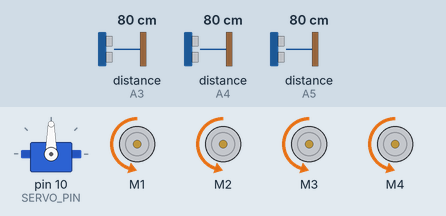
This sketch was run on a simulated Arduino Uno, built with avr-gcc and run on an emulated ATmega328P. Shown: servo, 4 × DC motor (green arrow = forward, orange = backward, longer = faster). The inputs (shaded band) are chosen by the test bench; at power-on: distance to the obstacle (sensors on A3, A4, A5) 80 cm. The echo pulse lasts 58.3 µs per cm.

Above: at 1.2 s.
1.3 s: distance to the obstacle (sensor on A3) set to 22 cm
4.3 s: distance to the obstacle (sensor on A3) set to 18 cm
At 4.61 s:
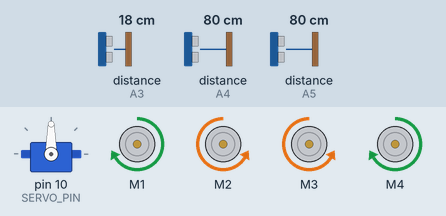
7.3 s: distance to the obstacle (sensor on A4) set to 9 cm
10.3 s: distance to the obstacle (sensor on A3) set to 35 cm
At 10.67 s:
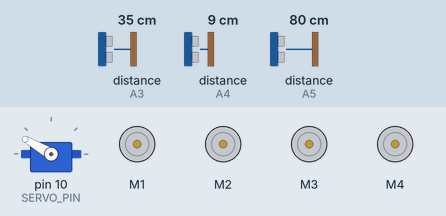
At 11.83 s:
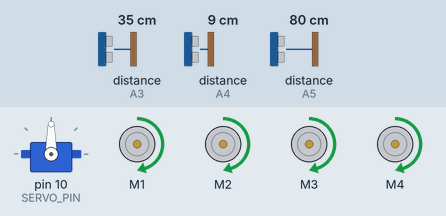
13.3 s: distance to the obstacle (sensor on A4) set to 29 cm
16.3 s: distance to the obstacle (sensor on A4) set to 36 cm
At 16.94 s:
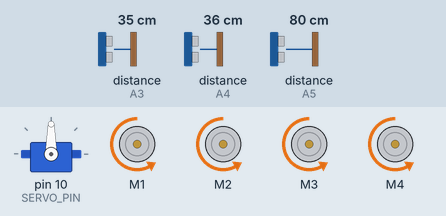
Timing chart, 0 to 62.4 s (numbered marks = the images above; inputs shaded):
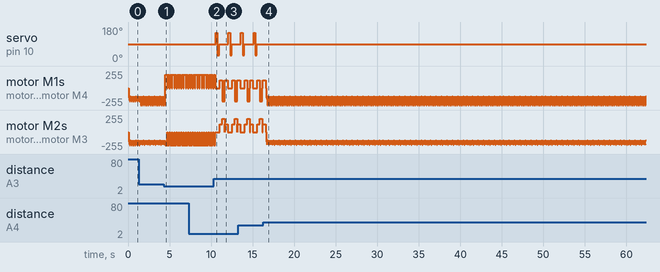

Measured:
- the behaviour switches between 20 and 19 cm on distance to the obstacle (sensor on A3) (found by bisection; images 0 and 1)
- the behaviour switches between 32 and 33 cm on distance to the obstacle (sensor on A4) (found by bisection; images 3 and 4)
- after the input at 10.3 s, servo on pin 10 (SERVO_PIN): 90° → 150° after 0.27 s, → 30° 0.20 s later, → 90° 0.20 s later, → 150° 1.1 s later, … (6 changes in this stretch)
- after the input at 16.3 s, servo on pin 10 (SERVO_PIN): stops changing and stays 90°

The sketch:

Desvia_de_Obstaculo_3s.ino
```cpp
/* ============================================================
   PROJETO: FUNDAMENTOS TECNOLÓGICOS II - PRÁTICAS DE EXTENSÃO
   AUTOR: Mikael Aurio Martins de Pula da Silva
   VERSÃO: 2.4 (Novembro/2025)

   -------------------- HISTÓRICO DAS VERSÕES --------------------

   V1.0 — Primeira Versão (1 sensor central)
   V2.1 — Evolução com 3 sensores
   V2.2 — Melhoria de controle e navegação
   V2.3 — Otimizações gerais, desvio lateral, ré inteligente

   V2.4 — Preferência Configurável de Direção (NOVO)
   - Adicionada variável global PREFERENCIA_GIRO (0=esq, 1=dir)
   - Lógica de desvio frontal agora respeita a preferência primeiro
   - Caso ambas as direções estejam ruins, continua usando o servo para decidir
   - Comentários atualizados e reorganizados

   ---------------------------------------------------------------
   Notas:
   - Mantido o mapeamento físico original dos motores.
   - Código preparado para ambientes estreitos e corredores.
   - Ajuste de limites recomendado após montagem física real.
=========================================================================== */

#include <AFMotor.h>
#include <NewPing.h>
#include <Servo.h>

// ===== CONFIGURAÇÃO DE PREFERÊNCIA DE GIRO =====
// 0 → preferir virar ESQUERDA primeiro
// 1 → preferir virar DIREITA primeiro
int PREFERENCIA_GIRO = 0;   // <<< ALTERE AQUI SE NECESSÁRIO

// ===== MOTORES =====
AF_DCMotor motor1(1, MOTOR12_64KHZ); // frente direita
AF_DCMotor motor2(2, MOTOR12_64KHZ); // frente esquerda
AF_DCMotor motor3(3, MOTOR34_64KHZ); // traseira esquerda
AF_DCMotor motor4(4, MOTOR34_64KHZ); // traseira direita

// ===== SENSORES =====
#define TRIG_CENTRO  A1
#define ECHO_CENTRO  A4
#define TRIG_ESQ     A0
#define ECHO_ESQ     A3
#define TRIG_DIR     A2
#define ECHO_DIR     A5
#define MAX_DIST     250

NewPing sonarCentro(TRIG_CENTRO, ECHO_CENTRO, MAX_DIST);
NewPing sonarEsq(TRIG_ESQ, ECHO_ESQ, MAX_DIST);
NewPing sonarDir(TRIG_DIR, ECHO_DIR, MAX_DIST);

// ===== SERVO =====
Servo servoRadar;
const int SERVO_PIN = 10;
const int ANG_LEFT = 150;
const int ANG_CENTER = 90;
const int ANG_RIGHT = 30;

// ===== PARÂMETROS =====
const int BASE_SPEED_MIN = 120;
const int BASE_SPEED_MAX = 200;
const int SPEED_HOLD = 200;
const int LIMITE_FRENTE = 32;
const int CURVA_MAX = 70;
const int RAMP_STEP = 6;
const int RAMP_DELAY_MS = 10;

// ===== ESTADO =====
int dEsqScan = 0, dDirScan = 0, dCen = 0;

// ===== FUNÇÕES AUX =====
int medir(NewPing &s){
  delay(15);
  int d = s.ping_cm();
  return d == 0 ? 200 : d;
}

// ===== CONTROLE DE MOTORES =====
void setLeftSpeed(int s){ motor2.setSpeed(constrain(s,0,255)); motor3.setSpeed(constrain(s,0,255)); }
void setRightSpeed(int s){ motor1.setSpeed(constrain(s,0,255)); motor4.setSpeed(constrain(s,0,255)); }

void runLeft(uint8_t m){ motor2.run(m); motor3.run(m); }
void runRight(uint8_t m){ motor1.run(m); motor4.run(m); }

void pararTudo(){
  motor1.run(RELEASE); motor2.run(RELEASE);
  motor3.run(RELEASE); motor4.run(RELEASE);
}

void rampTo(int target){
  int start = BASE_SPEED_MIN;
  if(target < start) target = start;
  for(int v = start; v <= target; v += RAMP_STEP){
    setLeftSpeed(v);
    setRightSpeed(v);
    runLeft(BACKWARD);
    runRight(BACKWARD);
    delay(RAMP_DELAY_MS);
  }
}

void moverFrenteVel(int velLeft, int velRight){
  setLeftSpeed(velLeft);
  setRightSpeed(velRight);
  runLeft(BACKWARD);
  runRight(BACKWARD);
}

void marchaRe(int dur_ms = 250){
  setLeftSpeed(BASE_SPEED_MIN);
  setRightSpeed(BASE_SPEED_MIN);
  runLeft(FORWARD);
  runRight(FORWARD);
  delay(dur_ms);
  pararTudo();
}

void virarEsquerda(int dur_ms = 260){
  setLeftSpeed(SPEED_HOLD);
  setRightSpeed(SPEED_HOLD);
  runLeft(FORWARD);
  runRight(BACKWARD);
  delay(dur_ms);
  pararTudo();
}

void virarDireita(int dur_ms = 260){
  setLeftSpeed(SPEED_HOLD);
  setRightSpeed(SPEED_HOLD);
  runLeft(BACKWARD);
  runRight(FORWARD);
  delay(dur_ms);
  pararTudo();
}

// ===== SERVO SCAN =====
void scanComServo(){
  servoRadar.write(ANG_LEFT); delay(180); dEsqScan = medir(sonarCentro);
  servoRadar.write(ANG_RIGHT); delay(180); dDirScan = medir(sonarCentro);
  servoRadar.write(ANG_CENTER); delay(60); dCen = medir(sonarCentro);
}

// =============================================================
//               LÓGICA PRINCIPAL — VERSÃO 2.4
//        Preferência de giro implementada abaixo
// =============================================================
void loopLogica(){
  int front = medir(sonarCentro);
  int lateralEsq = medir(sonarEsq);
  int lateralDir = medir(sonarDir);

  // ===== DESVIO LATERAL =====
  if(lateralEsq < 20){ virarDireita(200); return; }
  if(lateralDir < 20){ virarEsquerda(200); return; }

  // ===== CAMINHO LIVRE =====
  if(front > LIMITE_FRENTE){
    rampTo(BASE_SPEED_MAX);

    int erro = lateralDir - lateralEsq;
    int absErro = abs(erro);
    int ganho = map(absErro, 0, 50, 0, CURVA_MAX);
    ganho = constrain(ganho, 0, CURVA_MAX);

    int velLeft = BASE_SPEED_MAX;
    int velRight = BASE_SPEED_MAX;

    if(erro > 3){
      velLeft  -= ganho;
      velRight += ganho;
    }
    else if(erro < -3){
      velLeft  += ganho;
      velRight -= ganho;
    }

    moverFrenteVel(constrain(velLeft,90,255), constrain(velRight,90,255));
    return;
  }

  // ===== OBSTÁCULO À FRENTE =====
  pararTudo();
  scanComServo();

  bool esquerdaBoa = dEsqScan > LIMITE_FRENTE;
  bool direitaBoa  = dDirScan > LIMITE_FRENTE;

  // ===== PRIMEIRO SEGUE A PREFERÊNCIA DE GIRO =====
  if(PREFERENCIA_GIRO == 0){   // Preferir ESQUERDA
    if(esquerdaBoa){
      virarEsquerda(280);
      return;
    }
    if(direitaBoa){
      virarDireita(280);
      return;
    }
  }
  else {                       // Preferir DIREITA
    if(direitaBoa){
      virarDireita(280);
      return;
    }
    if(esquerdaBoa){
      virarEsquerda(280);
      return;
    }
  }

  // ===== SE NENHUMA DAS DUAS ESTÁ BOA → RE AGE E DECIDE =====
  marchaRe(300);

  if(dEsqScan > dDirScan) virarEsquerda(300);
  else if(dDirScan > dEsqScan) virarDireita(300);
  else {
    if(PREFERENCIA_GIRO==0) virarEsquerda(300);
    else virarDireita(300);
  }

  if(medir(sonarCentro) < LIMITE_FRENTE){
    marchaRe(350);
  }
}

// ===== SETUP & LOOP =====
void setup(){
  Serial.begin(115200);
  servoRadar.attach(SERVO_PIN);
  servoRadar.write(ANG_CENTER);
  pararTudo();
  randomSeed(analogRead(A5));
}

void loop(){
  loopLogica();
  delay(20);
}
```
